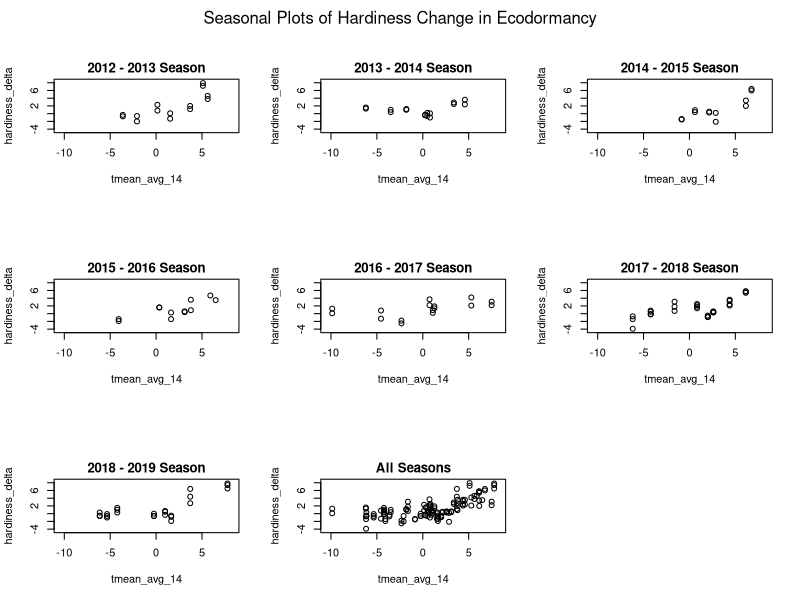

The R source for this figure:
# Started Feburary 4, 2022

# Creating hardiness simulation data to validate that
# stan model is correctly estimating parameters.

# setting wd to ./viz to adhere to analogue to ML wd
setwd("c:/users/adamf/onedrive/documents/code/hardiness/viz")

hardiness <- read.csv("../data/model_train.csv")

# changing datetime to be the correct type
hardiness$datetime = as.Date(hardiness$datetime, format = "%Y-%m-%d")

sb <- hardiness[hardiness$variety == "Sauvignon blanc", ]
sb_oe <- sb[sb$site == "Oliver, east", ]

# filter for ecodormancy and endodormancy based on the
# boundary set by Fergusen et al.
# their relationship with temperature should be opposite
sb_eco <- sb_oe[sb_oe$DD_sum < -300, ]

ylim_min <- min(na.omit(sb_eco$hardiness_delta)) - 0.5
ylim_max <- max(na.omit(sb_eco$hardiness_delta)) + 0.5
xlim_min <- min(na.omit(sb_eco$tmean_avg_14)) - 0.5
xlim_max <- max(na.omit(sb_eco$tmean_avg_14)) + 0.5


par(mfrow = c(3, 3), mar = c(5.1, 4.1, 6, 2.1))

# plot to show endodormancy vs tmean
for (season in unique(hardiness$season)) {
    years_list <- unique(format(sb[sb$season == season,]$datetime, "%Y"))
    year0 <- years_list[1]
    year1 <- years_list[2]

    plot(hardiness_delta ~ tmean_avg_14,
    data = sb_eco[sb_eco$season == season, ],
    ylim = c(ylim_min, ylim_max), xlim = c(xlim_min, xlim_max))

    title(main = paste(year0, "-", year1, "Season"), line = 0.5)
}

plot(hardiness_delta ~ tmean_avg_14, data = sb_eco, 
ylim = c(ylim_min, ylim_max), xlim = c(xlim_min, xlim_max))

title(main = "All Seasons", line = 0.5)

mtext("Seasonal Plots of Hardiness Change in Ecodormancy",
side = 3, line = -2, outer = TRUE)
